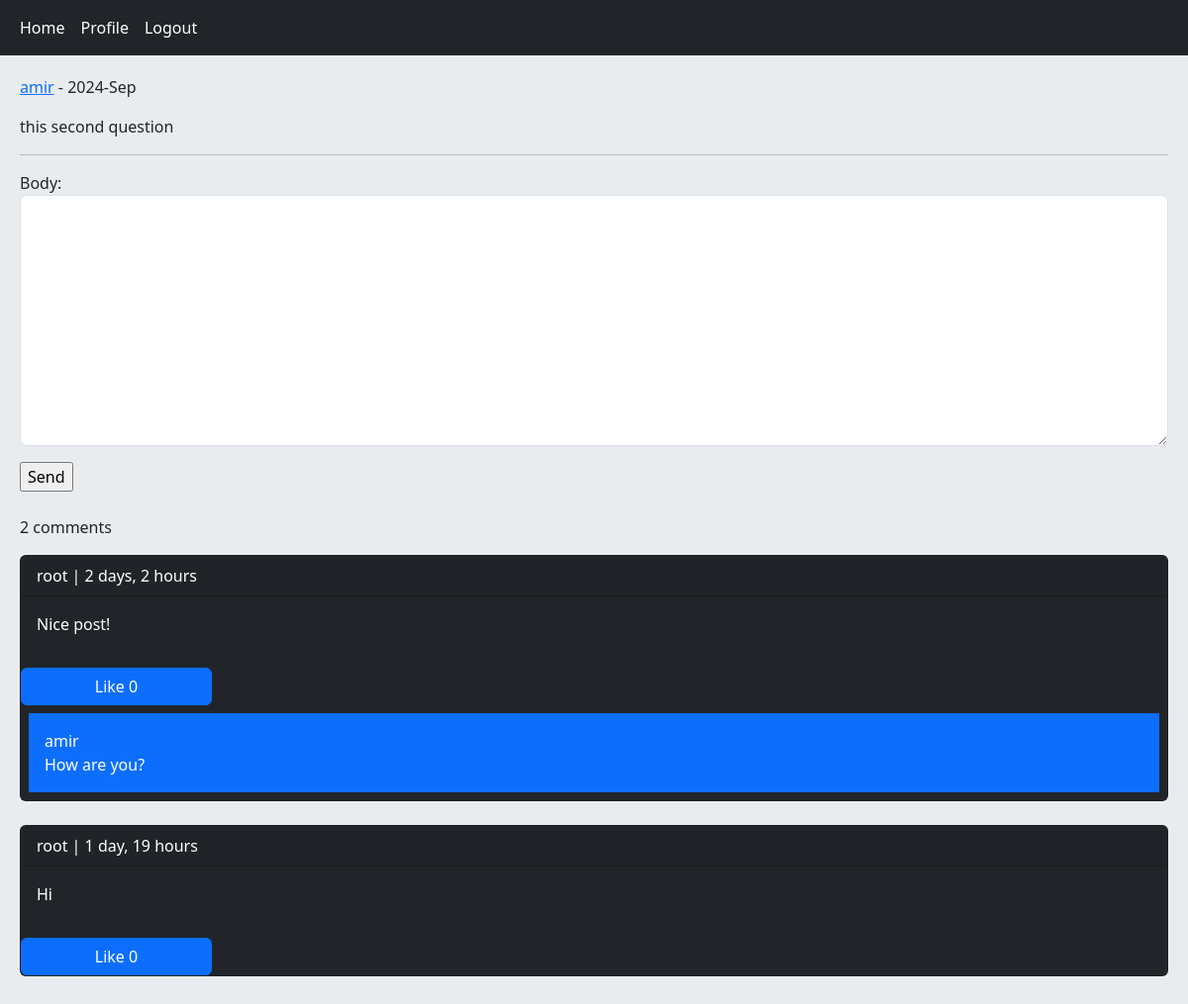
The app's page /post/2/this-second-question/ (signed in) with its own data.
### home/models.py (models this page shows, shortened)
class Post(models.Model):
    user = models.ForeignKey(User, on_delete=models.CASCADE, related_name='posts')
    body = models.TextField()
    slug = models.SlugField()
    created = models.DateTimeField(auto_now_add=True)
    update = models.DateTimeField(auto_now=True)
    class Meta:
        ordering = ('-created',)
    def likes_count(self):
        return self.pvotes.count()
    def user_can_like(self, user):
        user_like = user.uvotes.filter(post=self)
        if user_like.exists():
            return True
        return False

class Comment(models.Model):
    user = models.ForeignKey(User, on_delete=models.CASCADE, related_name='ucomments')
    post = models.ForeignKey(Post, on_delete=models.CASCADE, related_name='pcomments')
    reply = models.ForeignKey('self', on_delete=models.CASCADE, related_name='rcomments', blank=True, null=True)
    is_reply = models.BooleanField(default=False)
    body = models.TextField(max_length=400)
    created = models.DateTimeField(auto_now_add=True)

### home/views.py (the view, shortened to what this page needs)
# urls.py: path('post/<int:post_id>/<slug:post_slug>/', views.PostDatailView.as_view(), name='post_detail'),
class PostDatailView(View):
    form_class = CommentCreateForm
    form_class_reply = CommentReplyForm
    def setup(self, request, *args, **kwargs):
        self.post_instance = get_object_or_404(Post, pk=kwargs['post_id'], slug=kwargs['post_slug'])
        return super().setup(request, *args, **kwargs)
    def get(self, request, *args, **kwargs):
        comments = self.post_instance.pcomments.filter(is_reply=False)
        can_like = False
        if request.user.is_authenticated and self.post_instance.user_can_like(request.user):
            can_like = True
        return render(request, 'home/detail.html', {'post':self.post_instance, 'comments':comments, 'form':self.form_class, 'reply_form':self.form_class_reply, 'can_like':can_like})

### home/templates/home/detail.html (shortened to what this page needs)
{% extends 'base.html' %}
{% block content %}
    <p><a href="{% url 'account:user_profile' post.user.id %}">{{ post.user.username }}</a> - {{ post.created|date:"Y-M" }}</p>
    <p>{{ post.body }}</p><hr/>
    {% if request.user.is_authenticated %}
        <form action="" method="post">
            {{ form.as_p }}
            <input type="submit" value="Send">
        </form><br/>
        {% else %}
            <p class="alert alert-danger">Only logged in users can comment.</p>
    {% endif %}
    <p>{{ comments.count }} comments</p>
    {% for comment in comments %}
        <div class="card bg-dark text-white">
            <p class="card-header">{{ comment.user }} | {{ comment.created|timesince }}</p>
            <p class="card-body">{{ comment.body }}</p>
            {% if request.user.is_authenticated %}
                <a href="{% url 'home:post_like' post.id %}" class="{% if can_like %}disabled{% endif %} btn btn-primary col-md-2">Like {{ post.likes_count }}</a>
            {% endif %}
            {% with replies=comment.rcomments.all %}
                {% for reply in replies %}
                    <p class="bg-primary p-3 m-2">{{ reply.user }} <br/> {{ reply.body }}</p>
                {% endfor %}
            {% endwith %}
        </div><br/>
    {% empty %}
        <p>No comments yet</p>
    {% endfor %}
{% endblock %}

### records on screen
Post: user.username "amir", created "2024-Sep", body "this second question", likes_count "0"
Comment: user "root", created "2 days, 2 hours", body "Nice post!"
Comment: user "amir", body "How are you?"
Comment: user "root", created "1 day, 19 hours", body "Hi"

### other values on screen
{{ comments.count }} "2"
